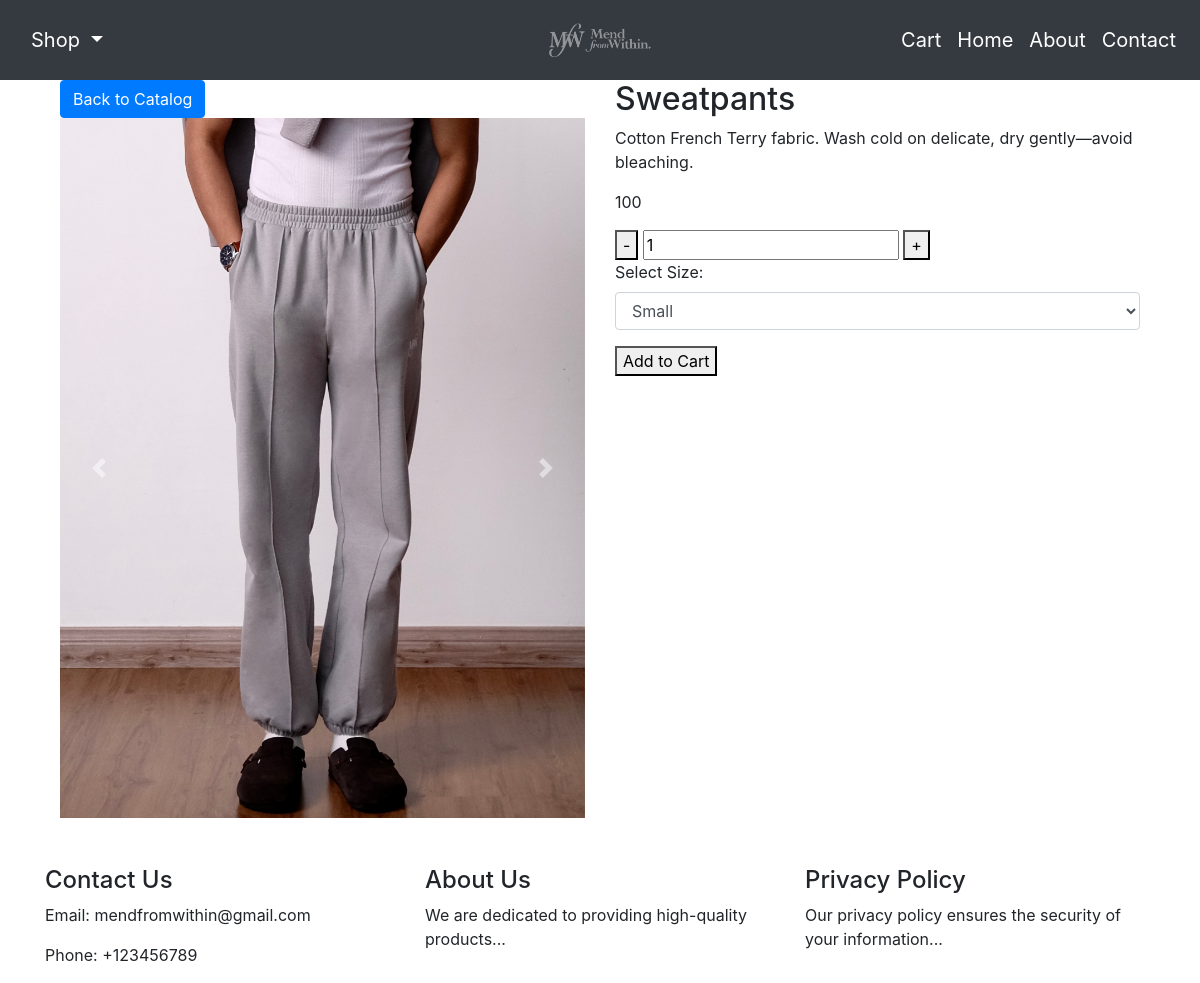
The page /product/Sweatpants/ on the database its author committed.
### main/models.py (models this page shows, shortened)
class ItemImage(models.Model):
    item = models.ForeignKey(Item, on_delete=models.CASCADE)
    image = models.ImageField(upload_to="images")

class Item(models.Model):
    category = models.CharField(max_length=100)
    name = models.CharField(max_length=100)
    description = models.TextField(blank=True)
    stock = models.IntegerField(blank=True, null=True)  # Using null=True for integer fields with blank option
    price = models.IntegerField()

### main/views.py (the view)
# urls.py: path("product/<str:name>/", views.product_info, name="product_info"),
def product_info(request, name):
    item = Item.objects.get(name=name)
    context = {
        "item": item,
    }
    return render(request, "main/product_info.html", context)

### main/templates/main/product_info.html (shortened to what this page needs)
{% extends "main/base.html" %}
{% load static %}
{% block body %}
    <div class="container">
        <div class="row">
            <div class="col-md-6">
                <button class="btn btn-primary" onclick="window.location.href='{% url 'product_catalog' category=item.category %}'">Back to Catalog</button>
                <div id="itemCarousel" class="carousel slide" data-ride="carousel">
                    <div class="carousel-inner">
                        {% for image in item.itemimage_set.all %}
                            <div class="carousel-item {% if forloop.first %}active{% endif %}">
                                <img src="{{ image.image.url }}" class="d-block w-100" alt="Item Image">
                            </div>
                        {% endfor %}
                    </div>
                    <a class="carousel-control-prev" href="#itemCarousel" role="button" data-slide="prev">
                        <span class="carousel-control-prev-icon" aria-hidden="true"></span>
                    </a>
                    <a class="carousel-control-next" href="#itemCarousel" role="button" data-slide="next">
                        <span class="carousel-control-next-icon" aria-hidden="true"></span>
                    </a>
                </div>
            </div>
            <div class="col-md-6">
                <h2>{{ item.name }}</h2>
                <p>{{ item.description }}</p>
                <p>{{ item.price }}</p>
                <div>
                    <button id="decrement">-</button>
                    <input type="number" id="quantity" value="1" min="1">
                    <button id="increment">+</button>
                </div>
                <div class="form-group">
                    <label for="size">Select Size:</label>
                    <select class="form-control" id="size">
                        <option value="small">Small</option>
                    </select>
                </div>
                <button id="addToCart">Add to Cart</button>
            </div>
        </div>
    </div>
{% endblock %}

### rows shown on the page
ItemImage: image (picture)
Item: name "Sweatpants", description "Cotton French Terry fabric. Wash cold on delicate, dry gently—avoid bleaching.", price "100"
